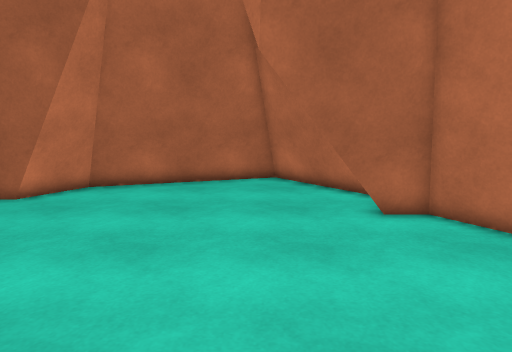
view 1 (above)

14 first-person views from a walk through a scene from a Unity 3-D project. The camera is 1.4 m above the floor, tilts 8° down and sees 70° across. The floor is counted in squares, 0.5 m on a side. Each view is taken from the middle of a square. On the plan, view 1 faces up. The plan holds only what a view shows up to about 20 squares ahead; the rest is blank. The place goes on beyond the plan. The player is left out.

view 2
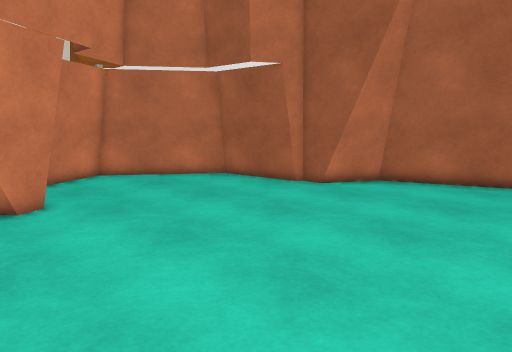

view 3
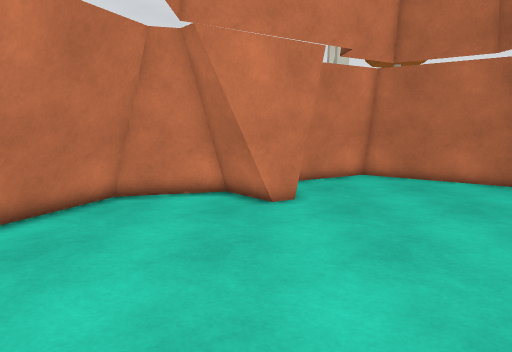

view 4
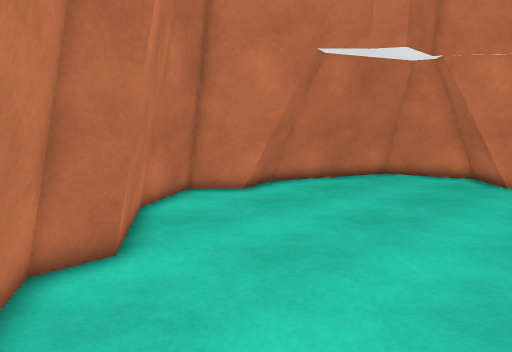

view 5
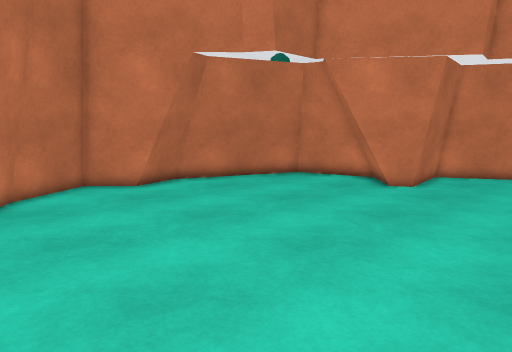

view 6
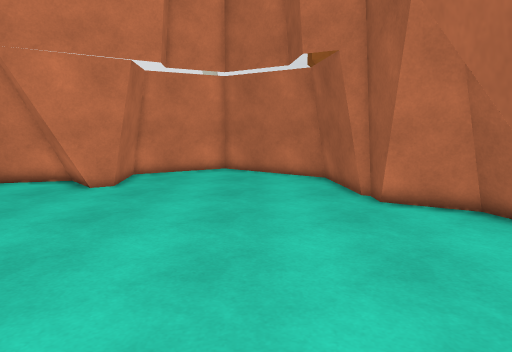

view 7
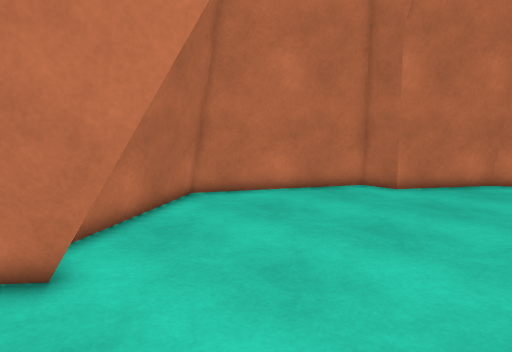

view 8
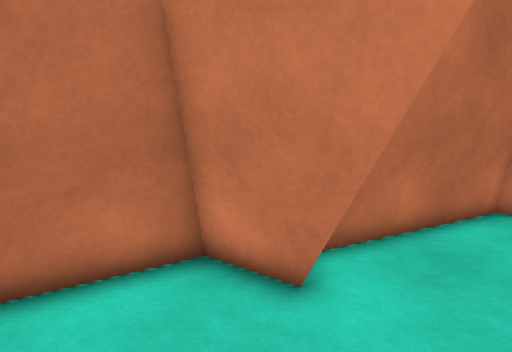

view 9
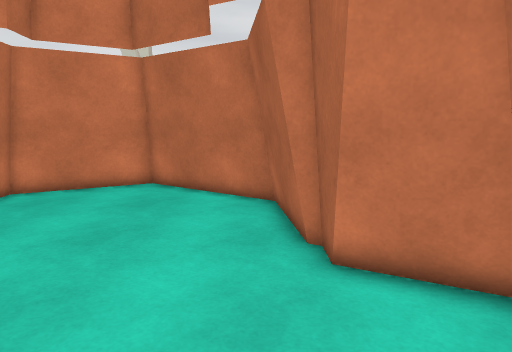

view 10
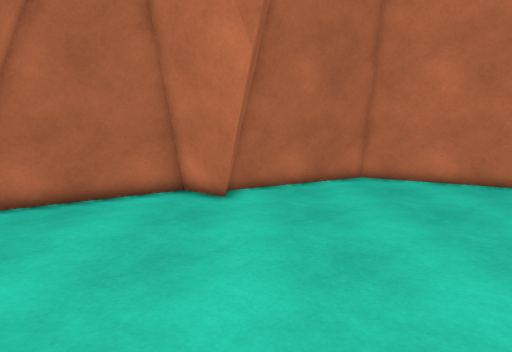

view 11
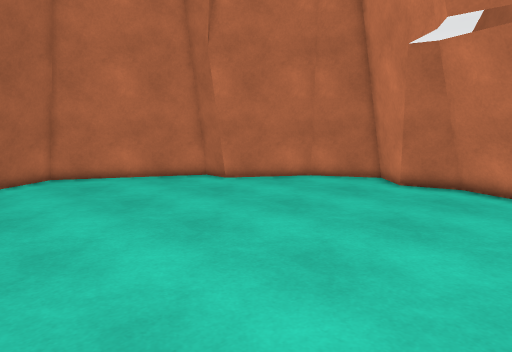

view 12
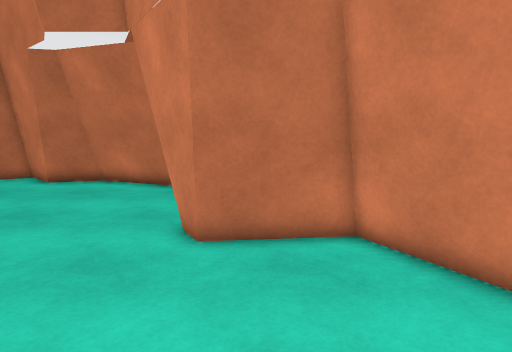

view 13
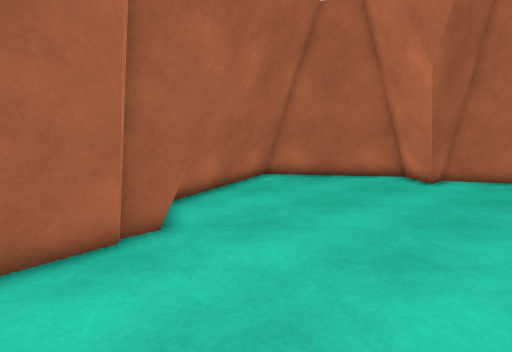

view 14
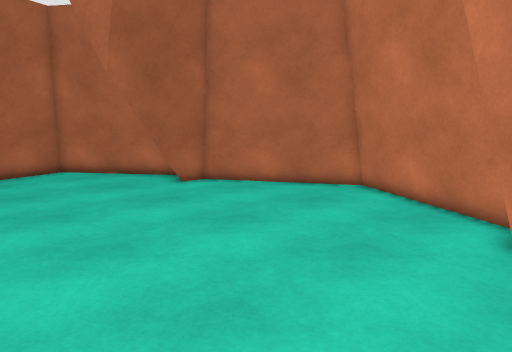

### Floor plan
Key: @ floor where view 1 was taken; # wall or solid block; . floor; = window, fence, low wall or low ledge.
Columns run from 18 left of view 1 to 8 right of it. Each row starts with its distance up from view 1.
 17                ######
 16             #### ..###
 15           ####......##
 14           ##.........#
 13      ######..........#
 12   #####.............##
 11  =#.................##
 10  ##................######
  9 ##......................##
  8 #.......................##
  7 #........................##
  6 #........................##
  5 ##........................#
  4 ##........................#
  3  ######...................#
  2       #..................##
  1       ##................##
  0       ##..........@.....##
 -1       #................##
 -2       #..............####
 -3       ##............##
 -4       ####..........##
 -5         #######....##
 -6              ###..##
 -7               =####

Where each view was taken, in squares from view 1:
view 1: 0 up, 0 right, facing up
view 2: 1 down, 1 right, facing up-left
view 3: 1 up, 1 right, facing left
view 4: 5 up, 7 right, facing down-left
view 5: 9 up, 4 right, facing down-left
view 6: 9 up, 4 right, facing left
view 7: 13 up, 3 left, facing down-right
view 8: 12 up, 2 left, facing right
view 9: 12 up, 2 left, facing left
view 10: 10 up, 10 left, facing right
view 11: 10 up, 11 left, facing down-right
view 12: 11 up, 14 left, facing down
view 13: 5 up, 14 left, facing up-right
view 14: 4 down, 6 left, facing up-right
